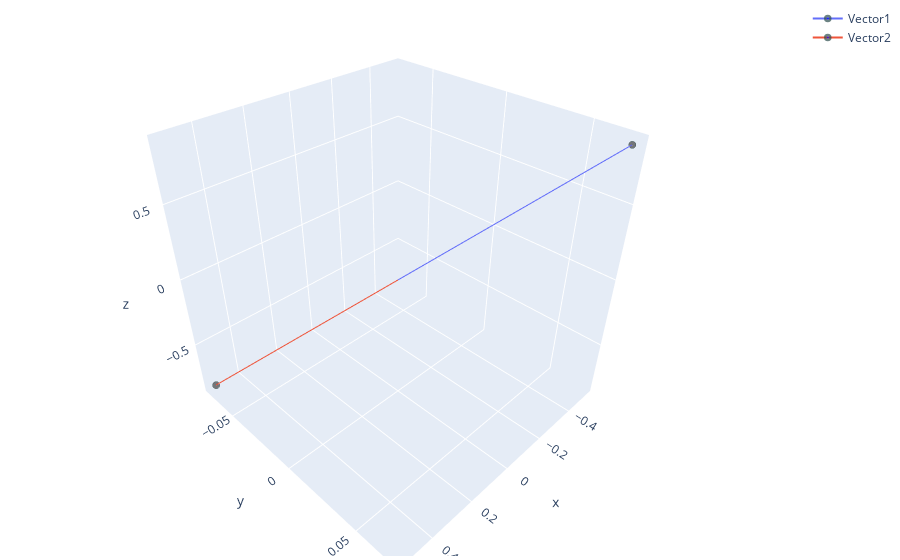

The notebook cell this image was saved under:
### Markdown cell above
### Genome length = 2
***

### Code cell
toolbox.register("individual", tools.initRepeat,creator.Individual,toolbox.vec_genes,n=2)
toolbox.register("population",tools.initRepeat,list, toolbox.individual)


population = toolbox.population(n=100)
#evaluate the entire population
fitnesses = list(map(toolbox.evaluate,population))
for ind, fit in zip(population, fitnesses):
    ind.fitness.values = fit

#extracting all the fitnesses of 
fits = [ind.fitness.values[0] for ind  in population]

g = 0
nG = 1000
#Begin the evolution
while g < nG:
    # A new generation
    g = g + 1
    CXPB = 0.5

#     print(f'-- Generation {g} --')
    #select the next generation of individuals
    offspring = toolbox.select(population, len(population))
    #clone selected individuals
    offspring = list(map(toolbox.clone, offspring))

    #apply crossover and mutation on the offspring
    for child1, child2 in zip(offspring[::2], offspring[1::2]):
        if random.random() < CXPB:
            toolbox.mate(child1, child2)
            del child1.fitness.values
            del child2.fitness.values

    for mutant in offspring:
        toolbox.mutate(mutant)
        del mutant.fitness.values

    #Evaluate individuals with an invalid fitness
    invalid_ind = [ind for ind in offspring if not ind.fitness.valid]
    fitnesses = map(toolbox.evaluate, invalid_ind)
    for ind, fit in zip(invalid_ind, fitnesses):
        ind.fitness.values = fit
    population[:] = offspring

    #Gather all the fitnesses in one list 
    fits = [ind.fitness.values[0] for ind in population]
    #strongest = [ind for ind in population if ind.fitness.values[0] == max(fits)]
    if g == 999:
        for ind in population:
            if ind.fitness.values[0] == max(fits):
                strongest = ind

    length = len(population)
    mean = sum(fits) / length
    sum2 = sum(x*x for x in fits)
    std = abs(sum2 / length - mean**2)**0.5

#     print("Min %s" % min(fits))
#     print("Max %s" % max(fits))
#     print("Avg %s" % mean)
#     print("Std %s" % std)
vects = [[g[0]*np.sin(g[1])*np.cos(g[2]),g[0]*np.sin(g[1])*np.sin(g[2]),g[0]*np.cos(g[1])] for g in strongest]
vector_plot(vects)

### Figure 1 — Plotly figure (JSON) as saved in the notebook; plotly's stock layout.template omitted (floating-point values rounded to 4 significant figures)
{"data": [{"marker": {"color": ["blue"], "line": {"color": "DarkSlateGrey", "width": 5}, "size": [0, 5]}, "name": "Vector1", "type": "scatter3d", "x": [0, -0.5258], "y": [0, 0.07251], "z": [0, 0.8475]}, {"marker": {"color": ["blue"], "line": {"color": "DarkSlateGrey", "width": 5}, "size": [0, 5]}, "name": "Vector2", "type": "scatter3d", "x": [0, 0.5257], "y": [0, -0.07244], "z": [0, -0.8476]}], "layout": {"margin": {"b": 4, "l": 4, "r": 4, "t": 4}}}
